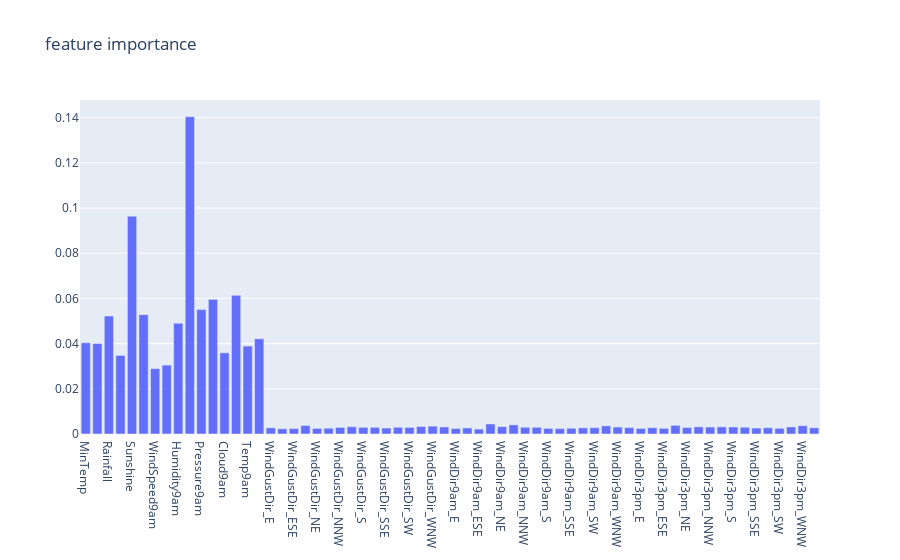

The notebook cell saved with this chart:
### Code cell
from sklearn.ensemble import RandomForestClassifier

model = RandomForestClassifier(n_estimators=60)
model.fit(model_df, df['RainTomorrow'])
fig = go.Figure(data=[
    go.Bar(x=list(model_df.columns), 
           y=model.feature_importances_)])
fig.update_layout(title_text='feature importance')
fig.show()

### Figure 1 — Plotly figure (JSON) as saved in the notebook; plotly's stock layout.template omitted (floating-point values rounded to 4 significant figures)
{"data": [{"type": "bar", "x": ["MinTemp", "MaxTemp", "Rainfall", "Evaporation", "Sunshine", "WindGustSpeed", "WindSpeed9am", "WindSpeed3pm", "Humidity9am", "Humidity3pm", "Pressure9am", "Pressure3pm", "Cloud9am", "Cloud3pm", "Temp9am", "Temp3pm", "WindGustDir_E", "WindGustDir_ENE", "WindGustDir_ESE", "WindGustDir_N", "WindGustDir_NE", "WindGustDir_NNE", "WindGustDir_NNW", "WindGustDir_NW", "WindGustDir_S", "WindGustDir_SE", "WindGustDir_SSE", "WindGustDir_SSW", "WindGustDir_SW", "WindGustDir_W", "WindGustDir_WNW", "WindGustDir_WSW", "WindDir9am_E", "WindDir9am_ENE", "WindDir9am_ESE", "WindDir9am_N", "WindDir9am_NE", "WindDir9am_NNE", "WindDir9am_NNW", "WindDir9am_NW", "WindDir9am_S", "WindDir9am_SE", "WindDir9am_SSE", "WindDir9am_SSW", "WindDir9am_SW", "WindDir9am_W", "WindDir9am_WNW", "WindDir9am_WSW", "WindDir3pm_E", "WindDir3pm_ENE", "WindDir3pm_ESE", "WindDir3pm_N", "WindDir3pm_NE", "WindDir3pm_NNE", "WindDir3pm_NNW", "WindDir3pm_NW", "WindDir3pm_S", "WindDir3pm_SE", "WindDir3pm_SSE", "WindDir3pm_SSW", "WindDir3pm_SW", "WindDir3pm_W", "WindDir3pm_WNW", "WindDir3pm_WSW"], "y": [0.0404, 0.04006, 0.05223, 0.0348, 0.09641, 0.05284, 0.02893, 0.0305, 0.04905, 0.1405, 0.05505, 0.05959, 0.03594, 0.06138, 0.03891, 0.04213, 0.002725, 0.0023, 0.002401, 0.003723, 0.00247, 0.002552, 0.002907, 0.003205, 0.002945, 0.002938, 0.002631, 0.00298, 0.002911, 0.003303, 0.003482, 0.003122, 0.002425, 0.002683, 0.002175, 0.004433, 0.003242, 0.004047, 0.00298, 0.002966, 0.002476, 0.002405, 0.002541, 0.002728, 0.002798, 0.003598, 0.003068, 0.002819, 0.002452, 0.002761, 0.002497, 0.003815, 0.002848, 0.003159, 0.003072, 0.003167, 0.003107, 0.00299, 0.002639, 0.00277, 0.002521, 0.003137, 0.003673, 0.002731]}], "layout": {"title": {"text": "feature importance"}}}
